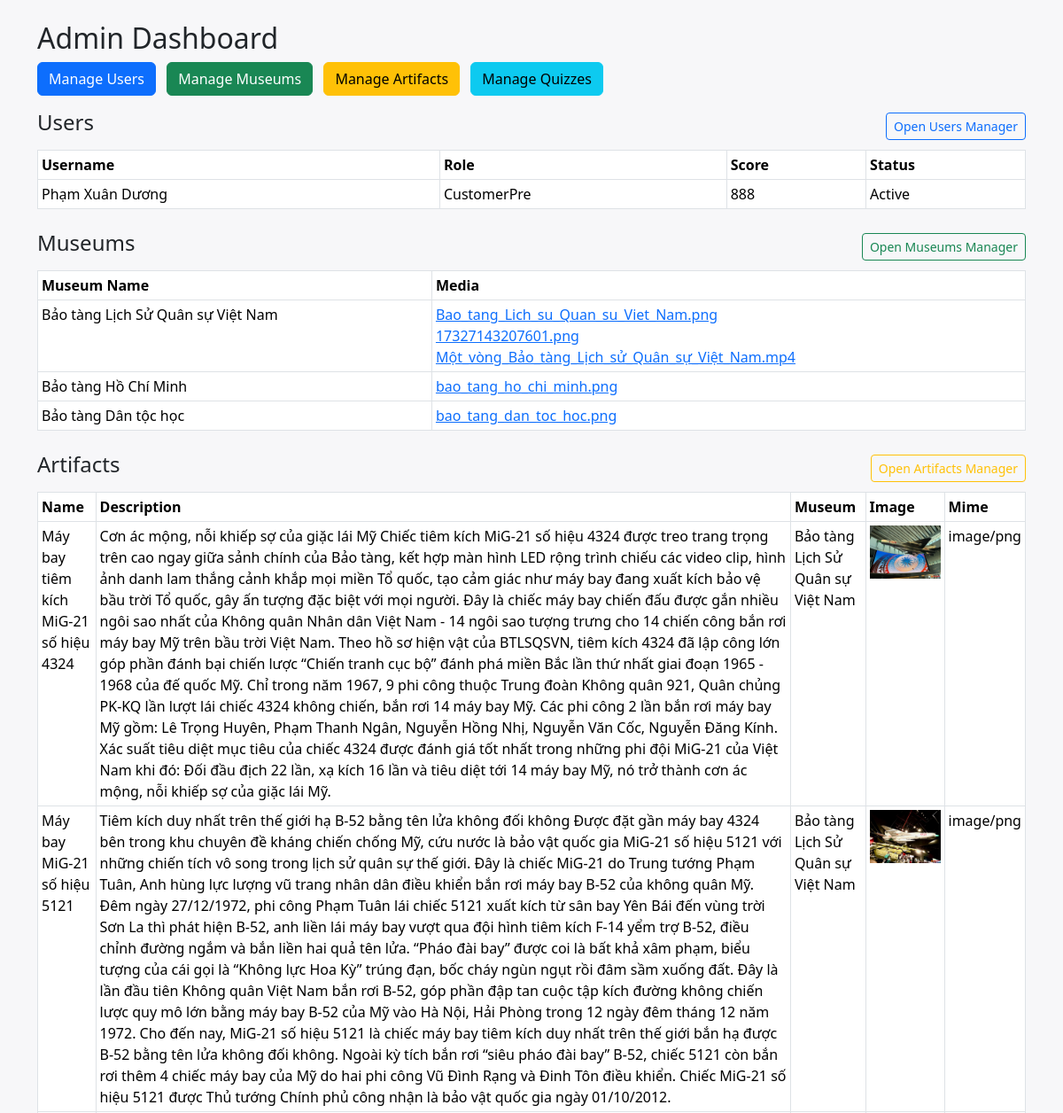
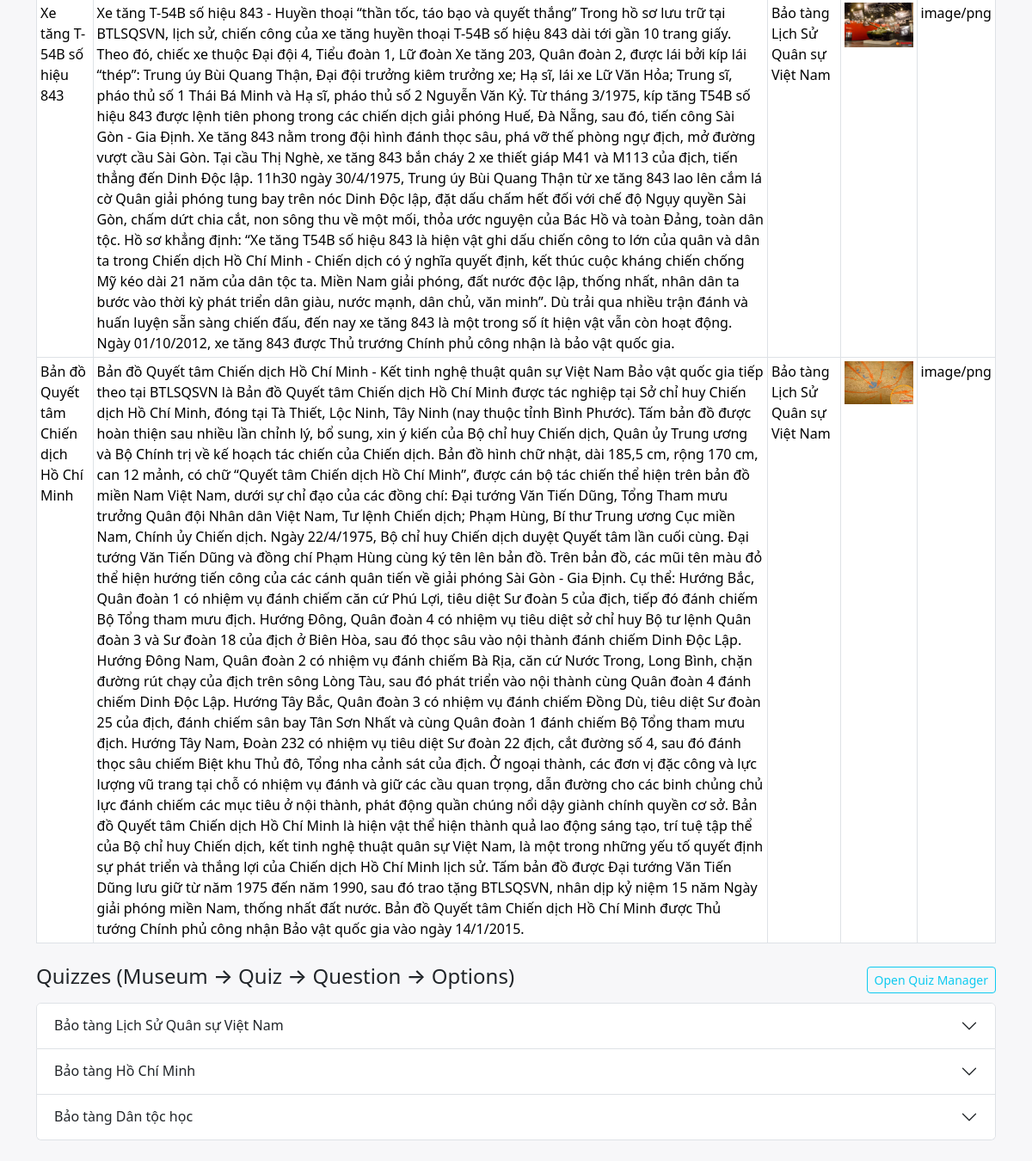
Screenshot of /admin/dashboard.php with the database file from the repository (2 pictures, top to bottom).
### tables this page shows
CREATE TABLE `users` (
  `UserToken` varchar(64) NOT NULL,
  `Username` varchar(100) NOT NULL,
  `userNumber` varchar(15) DEFAULT NULL,
  `PASSWORD` varchar(255) NOT NULL,
  `Role` enum('Admin','Customer','CustomerPre') DEFAULT 'Customer',
  `Score` int DEFAULT '0',
  `FailedLoginAttempts` int DEFAULT '0',
  `STATUS` enum('Active','Locked') DEFAULT 'Active',
  `isFirstLogin` tinyint(1) NOT NULL DEFAULT '1',
  `LockTimestamp` datetime DEFAULT NULL,
  `avatar` varchar(50) DEFAULT NULL
);

CREATE TABLE `museum` (
  `MuseumID` int NOT NULL,
  `MuseumName` varchar(255) NOT NULL,
  `Address` varchar(255) DEFAULT NULL,
  `Description` text,
  `Latitude` decimal(10,7) NOT NULL,
  `Longitude` decimal(10,7) NOT NULL
);

CREATE TABLE `artifact` (
  `ArtifactID` int NOT NULL,
  `MuseumID` int DEFAULT NULL,
  `ArtifactName` varchar(255) NOT NULL,
  `Description` text,
  `Image` varchar(255) NOT NULL,
  `MimeType` varchar(50) DEFAULT NULL
);

### admin/dashboard.php (the view, shortened to what this page needs)
<?php
require_once "../db.php";
$users = [];
if ($res = $conn->query("SELECT UserToken, Username, Role, Score, STATUS FROM users ORDER BY Username ASC")) {
    $users = $res->fetch_all(MYSQLI_ASSOC);
}
$museums = [];
$sql = "SELECT m.MuseumID, m.MuseumName,
               GROUP_CONCAT(mm.file_path SEPARATOR '||') AS media_files
        FROM museum m
        LEFT JOIN museum_media mm ON m.MuseumID = mm.MuseumID
        GROUP BY m.MuseumID
        ORDER BY m.MuseumID ASC";
if ($res = $conn->query($sql)) {
    $museums = $res->fetch_all(MYSQLI_ASSOC);
}
$artifacts = [];
$sql = "SELECT a.ArtifactID, a.ArtifactName, a.Description, a.Image, a.MimeType, m.MuseumName
        FROM artifact a
        LEFT JOIN museum m ON a.MuseumID = m.MuseumID
        ORDER BY a.ArtifactID ASC";
if ($res = $conn->query($sql)) {
    $artifacts = $res->fetch_all(MYSQLI_ASSOC);
}
$nested = [];
$sql = "SELECT m.MuseumID AS MuseumID, m.MuseumName AS MuseumName,
               q.QuizID AS QuizID, q.Explaination AS Explaination,
               qu.QuestionID AS QuestionID, qu.QuestionText AS QuestionText,
               o.OptionID AS OptionID, o.`TEXT` AS OptionText, o.isCorrect AS isCorrect
        FROM museum m
        LEFT JOIN quiz q ON q.MuseumID = m.MuseumID
        LEFT JOIN question qu ON qu.QuizID = q.QuizID
        LEFT JOIN `option` o ON o.QuestionID = qu.QuestionID
        ORDER BY m.MuseumID ASC, q.QuizID ASC, qu.QuestionID ASC, o.OptionID ASC";
if ($res = $conn->query($sql)) {
    while ($r = $res->fetch_assoc()) {
        $mid = $r['MuseumID'];
        $mname = $r['MuseumName'];
        if (!isset($nested[$mid])) {
            $nested[$mid] = [
                'MuseumName' => $mname,
                'quizzes' => []
            ];
        }
    }
}
?>
<!DOCTYPE html>
<html lang="vi">
<head>
    <link href="https://cdn.jsdelivr.net/npm/bootstrap@5.3.2/dist/css/bootstrap.min.css" rel="stylesheet">
</head>
<body class="container my-4">
    <h2>Admin Dashboard</h2>
    <div class="mb-3">
        <a href="users.php" class="btn btn-primary me-2">Manage Users</a>
        <a href="museums.php" class="btn btn-success me-2">Manage Museums</a>
        <a href="artifacts.php" class="btn btn-warning me-2">Manage Artifacts</a>
        <a href="quiz.php" class="btn btn-info">Manage Quizzes</a>
    </div>
    <div class="mb-4">
        <div class="section-header mb-2">
            <h4>Users</h4>
            <a href="users.php" class="btn btn-sm btn-outline-primary">Open Users Manager</a>
        </div>
        <table class="table table-sm table-bordered">
            <thead><tr><th>Username</th><th>Role</th><th>Score</th><th>Status</th></tr></thead>
            <tbody>
            <?php if (count($users)===0): ?>
                <tr><td colspan="4" class="text-center">(no users)</td></tr>
            <?php else: ?>
                <?php foreach ($users as $u): ?>
                <tr>
                    <td><?= htmlspecialchars($u['Username']) ?></td>
                    <td><?= htmlspecialchars($u['Role']) ?></td>
                    <td><?= (int)$u['Score'] ?></td>
                    <td><?= htmlspecialchars($u['STATUS']) ?></td>
                </tr>
                <?php endforeach; ?>
            <?php endif; ?>
            </tbody>
        </table>
    </div>
    <div class="mb-4">
        <div class="section-header mb-2">
            <h4>Museums</h4>
            <a href="museums.php" class="btn btn-sm btn-outline-success">Open Museums Manager</a>
        </div>
        <table class="table table-sm table-bordered">
            <thead><tr><th>Museum Name</th><th>Media</th></tr></thead>
            <tbody>
            <?php if (count($museums)===0): ?>
                <tr><td colspan="2" class="text-center">(no museums)</td></tr>
            <?php else: ?>
                <?php foreach ($museums as $m): ?>
                <tr>
                    <td><?= htmlspecialchars($m['MuseumName']) ?></td>
                    <td>
                        <?php if (!empty($m['media_files'])):
                            $files = explode('||', $m['media_files']);
                            foreach ($files as $f): ?>
                                <a href="<?= htmlspecialchars($f) ?>" target="_blank"><?= htmlspecialchars(basename($f)) ?></a><br>
                            <?php endforeach;
                        else: ?>
                            <span class="text-muted">(no media)</span>
                        <?php endif; ?>
                    </td>
                </tr>
                <?php endforeach; ?>
            <?php endif; ?>
            </tbody>
        </table>
    </div>
    <div class="mb-4">
        <div class="section-header mb-2">
            <h4>Artifacts</h4>
            <a href="artifacts.php" class="btn btn-sm btn-outline-warning">Open Artifacts Manager</a>
        </div>
        <table class="table table-sm table-bordered">
            <thead><tr><th>Name</th><th>Description</th><th>Museum</th><th>Image</th><th>Mime</th></tr></thead>
            <tbody>
            <?php if (count($artifacts)===0): ?>
                <tr><td colspan="5" class="text-center">(no artifacts)</td></tr>
            <?php else: ?>
                <?php foreach ($artifacts as $a): ?>
                <tr>
                    <td><?= htmlspecialchars($a['ArtifactName']) ?></td>
                    <td><?= htmlspecialchars($a['Description']) ?></td>
                    <td><?= htmlspecialchars($a['MuseumName']) ?></td>
                    <td>
                        <?php if (!empty($a['Image'])): ?>
                            <img src="<?= htmlspecialchars($a['Image']) ?>" class="small-preview" alt="img">
                        <?php else: ?>
                            <span class="text-muted">(no image)</span>
                        <?php endif; ?>
                    </td>
                    <td><?= htmlspecialchars($a['MimeType']) ?></td>
                </tr>
                <?php endforeach; ?>
            <?php endif; ?>
            </tbody>
        </table>
    </div>
    <div class="mb-4">
        <div class="section-header mb-2">
            <h4>Quizzes (Museum → Quiz → Question → Options)</h4>
            <a href="quiz.php" class="btn btn-sm btn-outline-info">Open Quiz Manager</a>
        </div>
        <?php if (empty($nested)): ?>
            <div class="text-muted">(no quiz data)</div>
        <?php else: ?>
            <div class="accordion" id="museumAccordion">
                <?php $mIndex = 0; foreach ($nested as $mid => $mdata): ?>
                    <div class="accordion-item">
                        <h2 class="accordion-header" id="museumHeading<?= $mIndex ?>">
                            <button class="accordion-button collapsed" type="button" data-bs-toggle="collapse" data-bs-target="#museumCollapse<?= $mIndex ?>">
                                <?= htmlspecialchars($mdata['MuseumName'])  ?>
                            </button>
                        </h2>
                    </div>
                <?php $mIndex++; endforeach; ?>
            </div>
        <?php endif; ?>
    </div>
</body>
</html>

### admin/dashboard.php (style rules this page uses)
body { background:#f7f7f9; }
.section-header { display:flex; align-items:center; justify-content:space-between; }
.small-preview { max-width:80px; max-height:60px; object-fit:cover; }

### rows the page displays
users: Username "Phạm Xuân Dương", Role "CustomerPre", Score "888", STATUS "Active"
museum: MuseumName "Bảo tàng Lịch Sử Quân sự Việt Nam", f "Bao_tang_Lich_su_Quan_su_Viet_Nam.png", f "17327143207601.png", f "Một_vòng_Bảo_tàng_Lịch_sử_Quân_sự_Việt_Nam.mp4"
museum: MuseumName "Bảo tàng Hồ Chí Minh", f "bao_tang_ho_chi_minh.png"
museum: MuseumName "Bảo tàng Dân tộc học", f "bao_tang_dan_toc_hoc.png"
artifact: ArtifactName "Máy bay tiêm kích MiG-21 số hiệu 4324", Description "Cơn ác mộng, nỗi khiếp sợ của giặc lái Mỹ Chiếc tiêm kích MiG-21 số hiệu 4324 được treo trang trọng trên cao ngay giữa sảnh chính của Bảo tàng, kết hợp màn hình LED rộng trình chiếu các video clip, hình ảnh danh lam thắng cảnh khắp mọi miền Tổ quốc, tạo cảm giác như máy bay đang xuất kích bảo vệ bầu trời Tổ quốc, gây ấn tượng đặc biệt với mọi người. Đây là chiếc máy bay chiến đấu được gắn nhiều ngôi sao nhất của Không quân Nhân dân Việt Nam - 14 ngôi sao tượng trưng cho 14 chiến công bắn rơi máy bay Mỹ trên bầu trời Việt Nam. Theo hồ sơ hiện vật của BTLSQSVN, tiêm kích 4324 đã lập công lớn góp phần đánh bại chiến lược “Chiến tranh cục bộ” đánh phá miền Bắc lần thứ nhất giai đoạn 1965 - 1968…", MuseumID.MuseumName "Bảo tàng Lịch Sử Quân sự Việt Nam", Image (picture), MimeType "image/png"
artifact: ArtifactName "Máy bay MiG-21 số hiệu 5121", Description "Tiêm kích duy nhất trên thế giới hạ B-52 bằng tên lửa không đối không Được đặt gần máy bay 4324 bên trong khu chuyên đề kháng chiến chống Mỹ, cứu nước là bảo vật quốc gia MiG-21 số hiệu 5121 với những chiến tích vô song trong lịch sử quân sự thế giới. Đây là chiếc MiG-21 do Trung tướng Phạm Tuân, Anh hùng lực lượng vũ trang nhân dân điều khiển bắn rơi máy bay B-52 của không quân Mỹ. Đêm ngày 27/12/1972, phi công Phạm Tuân lái chiếc 5121 xuất kích từ sân bay Yên Bái đến vùng trời Sơn La thì phát hiện B-52, anh liền lái máy bay vượt qua đội hình tiêm kích F-14 yểm trợ B-52, điều chỉnh đường ngắm và bắn liền hai quả tên lửa. “Pháo đài bay” được coi là bất khả xâm phạm, biểu tượng của cái gọi…", MuseumID.MuseumName "Bảo tàng Lịch Sử Quân sự Việt Nam", Image (picture), MimeType "image/png"
artifact: ArtifactName "Xe tăng T-54B số hiệu 843", Description "Xe tăng T-54B số hiệu 843 - Huyền thoại “thần tốc, táo bạo và quyết thắng” Trong hồ sơ lưu trữ tại BTLSQSVN, lịch sử, chiến công của xe tăng huyền thoại T-54B số hiệu 843 dài tới gần 10 trang giấy. Theo đó, chiếc xe thuộc Đại đội 4, Tiểu đoàn 1, Lữ đoàn Xe tăng 203, Quân đoàn 2, được lái bởi kíp lái “thép”: Trung úy Bùi Quang Thận, Đại đội trưởng kiêm trưởng xe; Hạ sĩ, lái xe Lữ Văn Hỏa; Trung sĩ, pháo thủ số 1 Thái Bá Minh và Hạ sĩ, pháo thủ số 2 Nguyễn Văn Kỷ. Từ tháng 3/1975, kíp tăng T54B số hiệu 843 được lệnh tiên phong trong các chiến dịch giải phóng Huế, Đà Nẵng, sau đó, tiến công Sài Gòn - Gia Định. Xe tăng 843 nằm trong đội hình đánh thọc sâu, phá vỡ thế phòng ngự địch, mở đường…", MuseumID.MuseumName "Bảo tàng Lịch Sử Quân sự Việt Nam", Image (picture), MimeType "image/png"
artifact: ArtifactName "Bản đồ Quyết tâm Chiến dịch Hồ Chí Minh", Description "Bản đồ Quyết tâm Chiến dịch Hồ Chí Minh - Kết tinh nghệ thuật quân sự Việt Nam Bảo vật quốc gia tiếp theo tại BTLSQSVN là Bản đồ Quyết tâm Chiến dịch Hồ Chí Minh được tác nghiệp tại Sở chỉ huy Chiến dịch Hồ Chí Minh, đóng tại Tà Thiết, Lộc Ninh, Tây Ninh (nay thuộc tỉnh Bình Phước). Tấm bản đồ được hoàn thiện sau nhiều lần chỉnh lý, bổ sung, xin ý kiến của Bộ chỉ huy Chiến dịch, Quân ủy Trung ương và Bộ Chính trị về kế hoạch tác chiến của Chiến dịch. Bản đồ hình chữ nhật, dài 185,5 cm, rộng 170 cm, can 12 mảnh, có chữ “Quyết tâm Chiến dịch Hồ Chí Minh”, được cán bộ tác chiến thể hiện trên bản đồ miền Nam Việt Nam, dưới sự chỉ đạo của các đồng chí: Đại tướng Văn Tiến Dũng, Tổng Tham mưu…", MuseumID.MuseumName "Bảo tàng Lịch Sử Quân sự Việt Nam", Image (picture), MimeType "image/png"

### other values shown
$mdata['MuseumName'] "Bảo tàng Lịch Sử Quân sự Việt Nam"
$mdata['MuseumName'] "Bảo tàng Hồ Chí Minh"
$mdata['MuseumName'] "Bảo tàng Dân tộc học"
